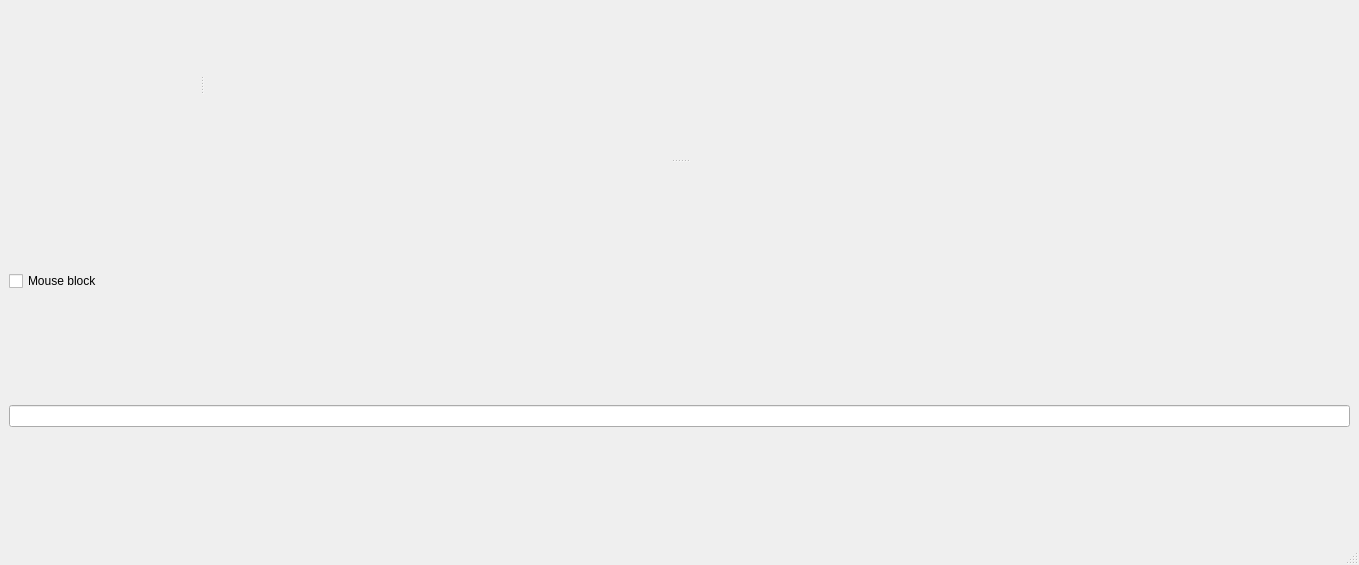
<?xml version="1.0" encoding="UTF-8"?>
<ui version="4.0">
 <class>MainWindow</class>
 <widget class="QMainWindow" name="MainWindow">
  <property name="geometry">
   <rect>
    <x>0</x>
    <y>0</y>
    <width>1359</width>
    <height>565</height>
   </rect>
  </property>
  <property name="windowTitle">
   <string>MainWindow</string>
  </property>
  <widget class="QWidget" name="centralwidget">
   <layout class="QVBoxLayout" name="verticalLayout">
    <item>
     <widget class="QSplitter" name="splitter_2">
      <property name="orientation">
       <enum>Qt::Vertical</enum>
      </property>
      <widget class="QSplitter" name="splitter">
       <property name="orientation">
        <enum>Qt::Horizontal</enum>
       </property>
       <widget class="ImageView" name="expSeries" native="true"/>
       <widget class="PlotWidget" name="profiles" native="true">
        <property name="minimumSize">
         <size>
          <width>600</width>
          <height>150</height>
         </size>
        </property>
       </widget>
      </widget>
      <widget class="QWidget" name="horizontalLayoutWidget_2">
       <layout class="QHBoxLayout" name="horizontalLayout_2">
        <item>
         <layout class="QVBoxLayout" name="verticalLayout_5">
          <property name="sizeConstraint">
           <enum>QLayout::SetMaximumSize</enum>
          </property>
          <item>
           <widget class="QCheckBox" name="mouseLock">
            <property name="maximumSize">
             <size>
              <width>16777215</width>
              <height>22</height>
             </size>
            </property>
            <property name="text">
             <string>Mouse block</string>
            </property>
           </widget>
          </item>
          <item>
           <widget class="QLineEdit" name="lineEdit">
            <property name="maximumSize">
             <size>
              <width>16777215</width>
              <height>22</height>
             </size>
            </property>
           </widget>
          </item>
         </layout>
        </item>
       </layout>
      </widget>
     </widget>
    </item>
   </layout>
  </widget>
  <widget class="QMenuBar" name="menubar">
   <property name="geometry">
    <rect>
     <x>0</x>
     <y>0</y>
     <width>1359</width>
     <height>21</height>
    </rect>
   </property>
  </widget>
  <widget class="QStatusBar" name="statusbar"/>
 </widget>
 <customwidgets>
  <customwidget>
   <class>ImageView</class>
   <extends>QWidget</extends>
   <header>pyqtgraph</header>
   <container>1</container>
  </customwidget>
  <customwidget>
   <class>PlotWidget</class>
   <extends>QWidget</extends>
   <header>pyqtgraph</header>
   <container>1</container>
  </customwidget>
 </customwidgets>
 <resources/>
 <connections/>
</ui>
